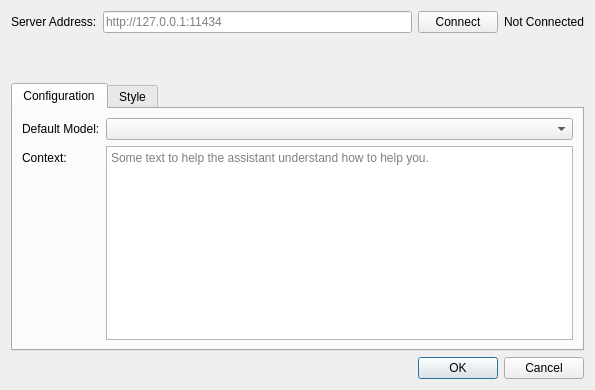
<?xml version="1.0" encoding="UTF-8"?>
<ui version="4.0">
 <class>Dialog</class>
 <widget class="QDialog" name="Dialog">
  <property name="geometry">
   <rect>
    <x>0</x>
    <y>0</y>
    <width>595</width>
    <height>390</height>
   </rect>
  </property>
  <property name="windowTitle">
   <string>Dialog</string>
  </property>
  <property name="modal">
   <bool>true</bool>
  </property>
  <layout class="QVBoxLayout" name="verticalLayout_3">
   <item>
    <layout class="QVBoxLayout" name="verticalLayout_2"/>
   </item>
   <item>
    <layout class="QHBoxLayout" name="horizontalLayout_8">
     <item>
      <widget class="QLabel" name="label_3">
       <property name="text">
        <string>Server Address:</string>
       </property>
      </widget>
     </item>
     <item>
      <widget class="QLineEdit" name="line_edit_url">
       <property name="whatsThis">
        <string>The IP address and the port for connecting to Ollama</string>
       </property>
       <property name="placeholderText">
        <string>http://127.0.0.1:11434</string>
       </property>
      </widget>
     </item>
     <item>
      <widget class="QPushButton" name="button_connect">
       <property name="text">
        <string>Connect</string>
       </property>
       <property name="icon">
        <iconset theme="document-save">
         <normaloff>../../../</normaloff>../../../</iconset>
       </property>
      </widget>
     </item>
     <item>
      <widget class="QLabel" name="label_connected">
       <property name="text">
        <string>Not Connected</string>
       </property>
      </widget>
     </item>
    </layout>
   </item>
   <item>
    <spacer name="verticalSpacer">
     <property name="orientation">
      <enum>Qt::Vertical</enum>
     </property>
     <property name="sizeHint" stdset="0">
      <size>
       <width>20</width>
       <height>40</height>
      </size>
     </property>
    </spacer>
   </item>
   <item>
    <layout class="QVBoxLayout" name="verticalLayout_5">
     <item>
      <widget class="QTabWidget" name="tabs">
       <property name="currentIndex">
        <number>0</number>
       </property>
       <widget class="QWidget" name="tab">
        <attribute name="title">
         <string>Configuration</string>
        </attribute>
        <layout class="QVBoxLayout" name="verticalLayout_8">
         <item>
          <layout class="QFormLayout" name="formLayout_3">
           <item row="0" column="0">
            <widget class="QLabel" name="label_13">
             <property name="text">
              <string>Default Model:</string>
             </property>
            </widget>
           </item>
           <item row="0" column="1">
            <widget class="QComboBox" name="combo_models"/>
           </item>
           <item row="1" column="0">
            <widget class="QLabel" name="label_14">
             <property name="text">
              <string>Context:</string>
             </property>
            </widget>
           </item>
           <item row="1" column="1">
            <widget class="QPlainTextEdit" name="plain_text_context">
             <property name="placeholderText">
              <string>Some text to help the assistant understand how to help you.</string>
             </property>
            </widget>
           </item>
          </layout>
         </item>
        </layout>
       </widget>
       <widget class="QWidget" name="tab_2">
        <attribute name="title">
         <string>Style</string>
        </attribute>
        <layout class="QVBoxLayout" name="verticalLayout_9">
         <item>
          <layout class="QFormLayout" name="formLayout_4">
           <item row="1" column="0">
            <widget class="QLabel" name="label_4">
             <property name="text">
              <string>Font</string>
             </property>
            </widget>
           </item>
           <item row="1" column="1">
            <layout class="QHBoxLayout" name="horizontalLayout_11">
             <item>
              <widget class="QFontComboBox" name="combo_font"/>
             </item>
             <item>
              <widget class="QSpinBox" name="spin_box_font_size"/>
             </item>
            </layout>
           </item>
           <item row="0" column="1">
            <widget class="QComboBox" name="combo_styles"/>
           </item>
           <item row="0" column="0">
            <widget class="QLabel" name="label_5">
             <property name="text">
              <string>Colour Scheme:</string>
             </property>
            </widget>
           </item>
          </layout>
         </item>
        </layout>
       </widget>
      </widget>
     </item>
     <item>
      <layout class="QHBoxLayout" name="horizontalLayout" stretch="">
       <property name="sizeConstraint">
        <enum>QLayout::SetDefaultConstraint</enum>
       </property>
      </layout>
     </item>
     <item>
      <widget class="QDialogButtonBox" name="button_box">
       <property name="orientation">
        <enum>Qt::Horizontal</enum>
       </property>
       <property name="standardButtons">
        <set>QDialogButtonBox::Cancel|QDialogButtonBox::Ok</set>
       </property>
      </widget>
     </item>
    </layout>
   </item>
  </layout>
 </widget>
 <resources/>
 <connections/>
</ui>
